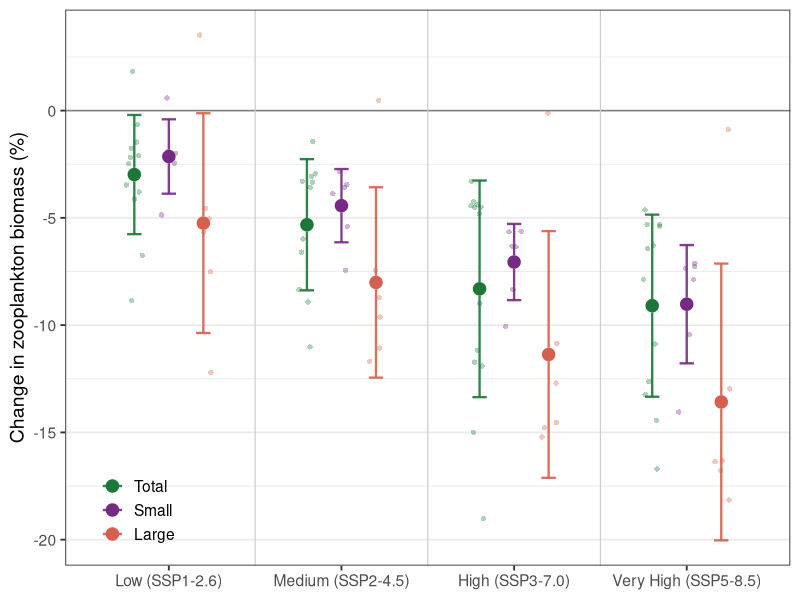
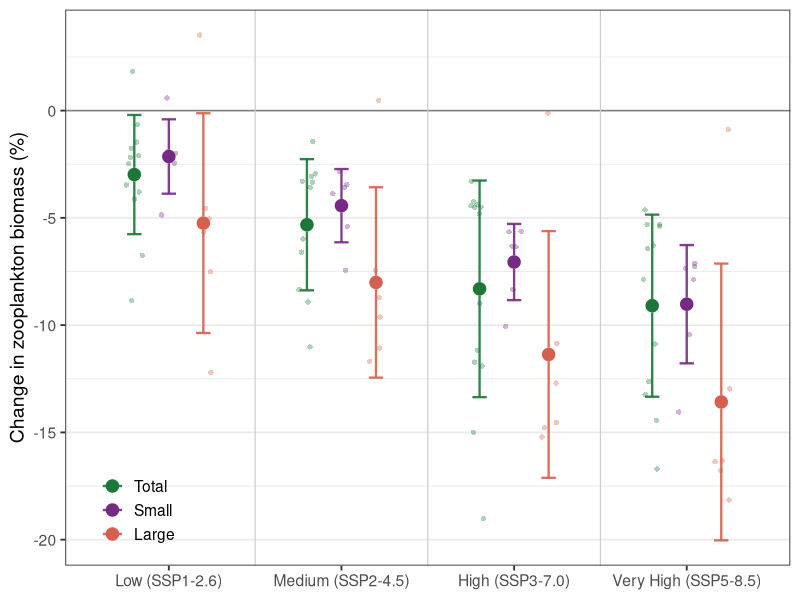

The R source for these figures, in order:
library(tidyverse)

# ---------------------------------------------------------------------------
# NEW PLOT: Single panel — SSPs on x-axis, mean % change on y-axis,
# grouped by variable (zooc / zmicro / zmeso) within each SSP.
# Summary layer: mean ± SD errorbar + mean point per variable × SSP.
# Background layer: individual model points (jittered, semi-transparent).
# ---------------------------------------------------------------------------

vars <- c("zooc", "zmicro", "zmeso")

# Read the single merged CSV (written by 06_Climate_Review.R).
# Rows with Model == "All models" are the pre-computed multimodel mean ± SD
# summary rows; all other rows are individual model results.
all_dat <- readr::read_csv(
  file.path("Data", "zooplankton_change_summary.csv"),
  show_col_types = FALSE
) %>%
  mutate(
    Variable = factor(Variable, levels = vars),
    Scenario = factor(Scenario),
    Model = factor(Model)
  )

# Only keep the four "headline" SSPs that appear in the sketch
headline_ssps <- c("ssp126", "ssp245", "ssp370", "ssp585")

# Individual model points — exclude the "All models" summary rows
plot_dat <- all_dat %>%
  filter(Scenario %in% headline_ssps, Model != "All models") %>%
  mutate(
    Scenario = factor(Scenario, levels = headline_ssps),
    Variable = factor(Variable, levels = vars)
  )

# Summary layer: pull the pre-computed multimodel mean ± SD directly from
# the "All models" rows rather than recomputing them here
summary_dat <- all_dat %>%
  filter(Scenario %in% headline_ssps, Model == "All models") %>%
  mutate(
    Scenario = factor(Scenario, levels = headline_ssps),
    Variable = factor(Variable, levels = vars)
  ) %>%
  rename(mean_pct = Mean_percent_change, sd_pct = SD_percent_change)

# Dodge position shared by all layers so individual points, errorbars and
# mean points all align within each SSP group
dodge <- position_dodge(width = 0.6)

# Colour palette for the three variables
var_colours <- c(
  zooc = "#1b7837", # dark green  — total zooplankton
  zmicro = "#762a83", # purple      — microzooplankton
  zmeso = "#d6604d" # red-orange  — mesozooplankton
)

p_new <- ggplot(
  plot_dat,
  aes(x = Scenario, y = Mean_percent_change, colour = Variable, fill = Variable)
) +

  # --- background: individual model points (small, semi-transparent) -------
  geom_point(
    aes(group = Variable),
    position = position_jitterdodge(
      dodge.width = 0.6,
      jitter.width = 0.25,
      seed = 42
    ),
    shape = 16,
    size = 1.5,
    alpha = 0.35
  ) +

  # --- foreground: SD errorbars --------------------------------------------
  geom_errorbar(
    data = summary_dat,
    aes(
      y = mean_pct,
      ymin = mean_pct - sd_pct,
      ymax = mean_pct + sd_pct,
      group = Variable
    ),
    position = dodge,
    width = 0.25,
    linewidth = 0.8,
    alpha = 0.9
  ) +

  # --- foreground: mean point ----------------------------------------------
  geom_point(
    data = summary_dat,
    aes(y = mean_pct, group = Variable),
    position = dodge,
    shape = 21,
    size = 3.5,
    stroke = 0.8,
    colour = "white",
    fill = NA # overridden below via scale_fill_manual
  ) +
  # Filled mean point on top (separate layer so fill shows through white stroke)
  geom_point(
    data = summary_dat,
    aes(y = mean_pct, group = Variable),
    position = dodge,
    shape = 21,
    size = 3.5,
    stroke = 0.8
  ) +

  # --- reference line at zero ----------------------------------------------
  geom_hline(yintercept = 0, colour = "grey50", linewidth = 0.5) +

  # --- scales & labels -----------------------------------------------------
  scale_colour_manual(
    values = var_colours,
    labels = c(zooc = "Total", zmicro = "Small", zmeso = "Large")
  ) +
  scale_fill_manual(
    values = var_colours,
    labels = c(zooc = "Total", zmicro = "Small", zmeso = "Large")
  ) +
  scale_x_discrete(
    labels = c(
      ssp126 = "Low (SSP1-2.6)",
      ssp245 = "Medium (SSP2-4.5)",
      ssp370 = "High (SSP3-7.0)",
      ssp585 = "Very High (SSP5-8.5)"
    )
  ) +
  geom_vline(
    xintercept = c(1.5, 2.5, 3.5),
    colour = "grey80",
    linewidth = 0.4,
    linetype = "solid"
  ) +
  labs(
    x = NULL,
    y = "Change in zooplankton biomass (%)",
    fill = NULL,
    colour = NULL
  ) +
  theme_bw(base_size = 14) +
  theme(
    text = element_text(family = "Helvetica"),
    legend.position = c(0.1, 0.1),
    legend.direction = "vertical",
    legend.background = element_blank(),
    legend.key = element_blank(),
    panel.grid.major.x = element_blank()
  )

ggsave("Figures/PercentChange.pdf", plot = p_new, width = 10, height = 6)
ggsave(
  "Figures/PercentChange.png",
  dpi = 600,
  plot = p_new,
  width = 10,
  height = 6
)
